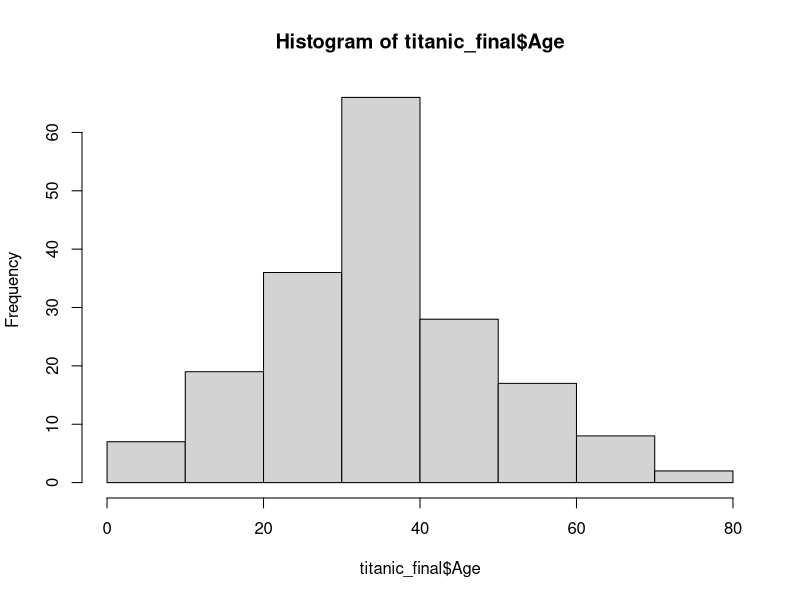
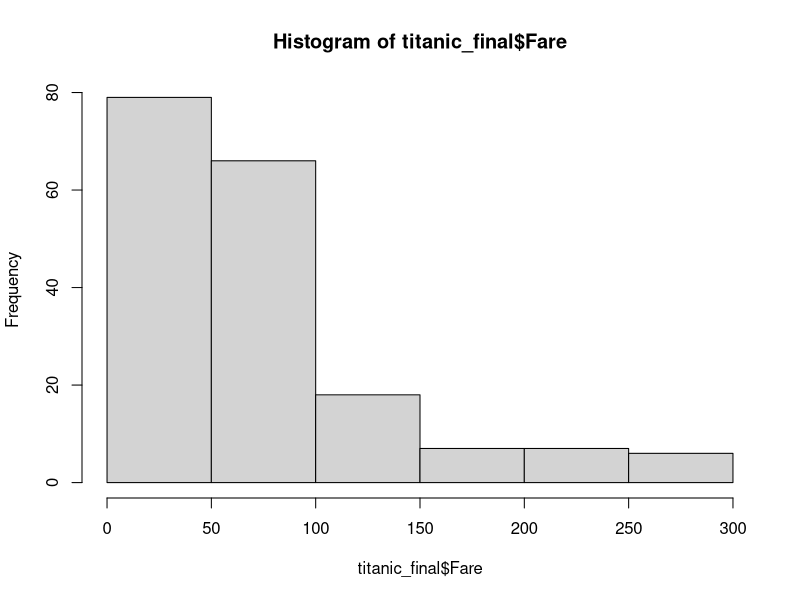
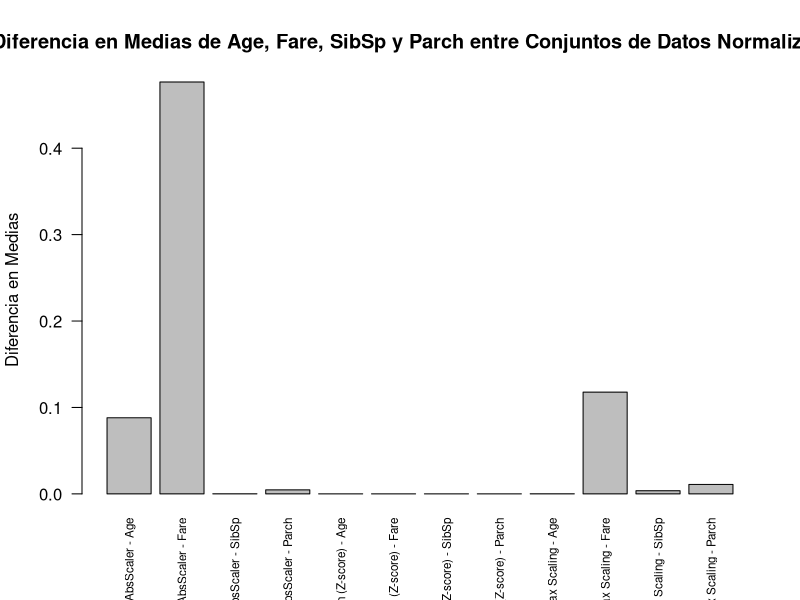

Source code (R) for these figures, in order:
## ---- chunk 1
knitr::opts_chunk$set(echo = TRUE)

library(caret)

titanic_MD <- read.csv("titanic_MD.csv")
titanic_og <- read.csv("titanic.csv")
str(titanic_MD)
summary(titanic_MD)

titanic_MD2 <- titanic_MD
titanic_MD3 <- titanic_MD
titanic_MD4 <- titanic_MD
titanic_final <- titanic_MD

## ---- chunk 2
#----*Parte 1*----
#1
missing_data_summary <- sapply(titanic_MD, function(x) sum(is.na(x)))
missing_data_summary
## ---- chunk 3
complete_rows <- complete.cases(titanic_MD)
num_complete_rows <- sum(complete_rows)
num_complete_rows

percentage_complete_rows <- (num_complete_rows / nrow(titanic_MD)) * 100
percentage_complete_rows
## ---- chunk 4
# 4
sex_table <- table(titanic_MD2$Sex)
sex_table
most_common_sex <- names(sex_table)[which.max(sex_table)]

count_question_marks <- sum(titanic_MD2$Sex == "?")
count_question_marks

count_male <- round(0.5152 * count_question_marks)
count_male
count_female <- count_question_marks - count_male
count_female

titanic_MD2$Sex <- ifelse(titanic_MD2$Sex == "?", ifelse(seq_along(titanic_MD2$Sex) <= count_male, "male", "female"), titanic_MD2$Sex)

#REGRESION
#Crear un modelo de regresión lineal para predecir Age
lm_age <- lm(Age ~ Pclass + SibSp, data = titanic_MD2)

#Predecir los valores de Age faltantes
predicted_age <- predict(lm_age, newdata = titanic_MD2)
titanic_MD2$Age[is.na(titanic_MD2$Age)] <- predicted_age[is.na(titanic_MD2$Age)]


#Crear un modelo de regresión lineal para predecir SibSp
lm_sibsp <- lm(SibSp ~ Pclass + Age, data = titanic_MD2)

#Predecir los valores de SibSp faltantes
predicted_sibsp <- predict(lm_sibsp, newdata = titanic_MD2)
titanic_MD2$SibSp[is.na(titanic_MD2$SibSp)] <- predicted_sibsp[is.na(titanic_MD2$SibSp)]


#Crear un modelo de regresión lineal para predecir Parch
lm_parch <- lm(Parch ~ Pclass + Age, data = titanic_MD2)

#Predecir los valores de Parch faltantes
predicted_parch <- predict(lm_parch, newdata = titanic_MD2)
titanic_MD2$Parch[is.na(titanic_MD2$Parch)] <- predicted_parch[is.na(titanic_MD2$Parch)]


#Crear un modelo de regresión lineal para predecir Fare
lm_fare <- lm(Fare ~ Pclass + Age + SibSp, data = titanic_MD2)

#Predecir los valores de Fare faltantes
predicted_fare <- predict(lm_fare, newdata = titanic_MD2)
titanic_MD2$Fare[is.na(titanic_MD2$Fare)] <- predicted_fare[is.na(titanic_MD2$Fare)]



missing_data_summary2 <- sapply(titanic_MD2, function(x) sum(is.na(x)))
missing_data_summary2

complete_rows2 <- complete.cases(titanic_MD2)
num_complete_rows2 <- sum(complete_rows2)
num_complete_rows2

#Porcentaje de filas completas
percentage_complete_rows2 <- (num_complete_rows2 / nrow(titanic_MD2)) * 100
percentage_complete_rows2



#IMPUTACION GENERAL

mode_sibsp <- names(sort(table(titanic_MD3$SibSp), decreasing = TRUE)[1])
titanic_MD3$SibSp[is.na(titanic_MD3$SibSp)] <- mode_sibsp

mode_parch <- names(sort(table(titanic_MD3$Parch), decreasing = TRUE)[1])
titanic_MD3$Parch[is.na(titanic_MD3$Parch)] <- mode_parch

#Calcular la moda de Parch
mode_parch <- names(sort(table(titanic_MD3$Parch), decreasing = TRUE)[1])

#Imputar valores faltantes en Parch
titanic_MD3$Parch[is.na(titanic_MD3$Parch)] <- mode_parch

#Calcular la mediana de Age
median_age <- median(titanic_MD3$Age, na.rm = TRUE)

#Imputar los valores faltantes de Age con la mediana
titanic_MD3$Age[is.na(titanic_MD3$Age)] <- median_age


#Calcular la moda de Fare
mode_fare <- as.numeric(names(sort(table(titanic_MD3$Fare), decreasing = TRUE)[1]))

#Imputar los valores faltantes de Fare con la moda
titanic_MD3$Fare[is.na(titanic_MD3$Fare)] <- mode_fare


missing_data_summary3 <- sapply(titanic_MD3, function(x) sum(is.na(x)))
missing_data_summary3

complete_rows3<- complete.cases(titanic_MD3)
num_complete_rows3 <- sum(complete_rows3)
num_complete_rows3

#Porcentaje de filas completas
percentage_complete_rows3 <- (num_complete_rows3 / nrow(titanic_MD3)) * 100
percentage_complete_rows3




#OUTLIERS

#Definir los percentiles
percentile_lower <- 2.5  #Puedes ajustar el percentil inferior según tus preferencias
percentile_upper <- 97.5  #Puedes ajustar el percentil superior según tus preferencias

#Calcular los percentiles para Fare
lower_threshold_fare <- quantile(titanic_MD4$Fare, percentile_lower / 100, na.rm = TRUE)
upper_threshold_fare <- quantile(titanic_MD4$Fare, percentile_upper / 100, na.rm = TRUE)

#Identificar y tratar outliers en Fare
titanic_MD4$Fare[titanic_MD4$Fare < lower_threshold_fare] <- lower_threshold_fare
titanic_MD4$Fare[titanic_MD4$Fare > upper_threshold_fare] <- upper_threshold_fare

#Calcular los percentiles para SibSp
lower_threshold_SibSp <- quantile(titanic_MD4$SibSp, percentile_lower / 100, na.rm = TRUE)
upper_threshold_SibSp <- quantile(titanic_MD4$SibSp, percentile_upper / 100, na.rm = TRUE)

#Identificar y tratar outliers en SibSp
titanic_MD4$SibSp[titanic_MD4$SibSp < lower_threshold_SibSp] <- lower_threshold_SibSp
titanic_MD4$SibSp[titanic_MD4$SibSp > upper_threshold_SibSp] <- upper_threshold_SibSp

#Calcular los percentiles para Parch
lower_threshold_Parch <- quantile(titanic_MD4$Parch, percentile_lower / 100, na.rm = TRUE)
upper_threshold_Parch <- quantile(titanic_MD4$Parch, percentile_upper / 100, na.rm = TRUE)

#Identificar y tratar outliers en Parch
titanic_MD4$Parch[titanic_MD4$Parch < lower_threshold_Parch] <- lower_threshold_Parch
titanic_MD4$Parch[titanic_MD4$Parch > upper_threshold_Parch] <- upper_threshold_Parch

#Calcular los percentiles para Age
lower_threshold_Age <- quantile(titanic_MD4$Age, percentile_lower / 100, na.rm = TRUE)
upper_threshold_Age <- quantile(titanic_MD4$Age, percentile_upper / 100, na.rm = TRUE)

#Identificar y tratar outliers en Age
titanic_MD4$Age[titanic_MD4$Age < lower_threshold_Age] <- lower_threshold_Age
titanic_MD4$Age[titanic_MD4$Age > upper_threshold_Age] <- upper_threshold_Age


missing_data_summary4 <- sapply(titanic_MD4, function(x) sum(is.na(x)))
missing_data_summary4

complete_rows4 <- complete.cases(titanic_MD4)
num_complete_rows4 <- sum(complete_rows4)
num_complete_rows4


#Porcentaje de filas completas
percentage_complete_rows4 <- (num_complete_rows4 / nrow(titanic_MD4)) * 100
percentage_complete_rows4

## ---- chunk 5
#Calcular RMSE para Age y Fare
rmse_age <- sqrt(mean((titanic_og$Age - titanic_MD2$Age[!is.na(titanic_og$Age)])^2, na.rm = TRUE))
rmse_age
rmse_fare <- sqrt(mean((titanic_og$Fare - titanic_MD2$Fare[!is.na(titanic_og$Fare)])^2, na.rm = TRUE))
rmse_fare
rmse_sibsp <- sqrt(mean((titanic_og$SibSp - titanic_MD2$SibSp[!is.na(titanic_og$SibSp)])^2, na.rm = TRUE))
rmse_sibsp
rmse_parch <- sqrt(mean((titanic_og$Parch - titanic_MD2$Parch[!is.na(titanic_og$Parch)])^2, na.rm = TRUE))
rmse_parch


#Calcular tasa de coincidencia para SibSp y Parch
coincidence_fare <- sum(titanic_og$Fare == titanic_MD3$Fare) / nrow(titanic_og)
coincidence_fare
coincidence_age <- sum(titanic_og$Age == titanic_MD3$Age) / nrow(titanic_og)
coincidence_age
coincidence_sibsp <- sum(titanic_og$SibSp == titanic_MD3$SibSp) / nrow(titanic_og)
coincidence_sibsp
coincidence_parch <- sum(titanic_og$Parch == titanic_MD3$Parch) / nrow(titanic_og)
coincidence_parch
## ---- chunk 6
#PRE-PROCESAMIENTO

sex_table <- table(titanic_final$Sex)
sex_table
most_common_sex <- names(sex_table)[which.max(sex_table)]

count_question_marks <- sum(titanic_final$Sex == "?")
count_question_marks

count_male <- round(0.5152 * count_question_marks)
count_male
count_female <- count_question_marks - count_male
count_female

titanic_final$Sex <- ifelse(titanic_final$Sex == "?", ifelse(seq_along(titanic_final$Sex)
                                                             <= count_male, "male", "female"), titanic_final$Sex)


median_age <- median(titanic_final$Age, na.rm = TRUE)
titanic_final$Age[is.na(titanic_final$Age)] <- median_age



z_scores <- scale(titanic_final$Fare)
threshold <- 3
outliers <- which(abs(z_scores) > threshold)
titanic_final$Fare[outliers] <- NA 

mode_fare <- as.numeric(names(sort(table(titanic_final$Fare), decreasing = TRUE)[1]))
titanic_final$Fare[is.na(titanic_final$Fare)] <- mode_fare



mode_sibsp <- names(sort(table(titanic_final$SibSp), decreasing = TRUE)[1])
titanic_final$SibSp[is.na(titanic_final$SibSp)] <- mode_sibsp

mode_parch <- names(sort(table(titanic_final$Parch), decreasing = TRUE)[1])
titanic_final$Parch[is.na(titanic_final$Parch)] <- mode_parch

missing_data_summary_final<- sapply(titanic_final, function(x) sum(is.na(x)))
missing_data_summary_final

complete_rows_final <- complete.cases(titanic_final)
num_complete_rows_final <- sum(complete_rows_final)
num_complete_rows_final

percentage_complete_rows_final <- (num_complete_rows_final / nrow(titanic_final)) * 100
percentage_complete_rows_final
## ---- chunk 7
#Normalizar
data <- titanic_final[, c("Age", "Fare", "SibSp", "Parch")]
data <- as.data.frame(lapply(data, as.numeric))

#a. Standarization (Z-score)
preproc_stand <- preProcess(data, method = c("center", "scale"))
data_stand <- predict(preproc_stand, newdata = data)

#b. Min-Max Scaling
preproc_minmax <- preProcess(data, method = c("range"))
data_minmax <- predict(preproc_minmax, newdata = data)

#Calcular los valores máximos absolutos para cada columna
max_abs_values <- apply(data, 2, function(x) max(abs(x), na.rm = TRUE))

#Asegurarse de que los valores máximos absolutos no sean cero
max_abs_values[max_abs_values == 0] <- 1

#Realizar la normalización MaxAbsScaler
data_maxabs <- data / max_abs_values

print("MaxAbsScaler")
head(data_maxabs)
print("Standarization (Z-score)")
head(data_stand)
print("Min-Max Scaling")
head(data_minmax)



#2
titanic_data_subset <- titanic_og[, c("Age", "Fare", "SibSp", "Parch")]
#Normalización MaxAbsScaler
max_abs_values_complete <- apply(titanic_data_subset, 2, function(x) max(abs(x), na.rm = TRUE))
max_abs_values_complete[max_abs_values_complete == 0] <- 1
titanic_data_maxabs <- titanic_data_subset / max_abs_values_complete

#Normalización Z-score (Standarization)
preproc_stand_complete <- preProcess(titanic_data_subset, method = c("center", "scale"))
titanic_data_stand <- predict(preproc_stand_complete, newdata = titanic_data_subset)

#Normalización Min-Max Scaling
preproc_minmax_complete <- preProcess(titanic_data_subset, method = c("range"))
titanic_data_minmax <- predict(preproc_minmax_complete, newdata = titanic_data_subset)

#Estadísticos de los datos normalizados
stats_data_maxabs <- summary(data_maxabs)
stats_data_stand <- summary(data_stand)
stats_data_minmax <- summary(data_minmax)

#Estadísticos de la data completa normalizada
stats_titanic_maxabs <- summary(titanic_data_maxabs)
stats_titanic_stand <- summary(titanic_data_stand)
stats_titanic_minmax <- summary(titanic_data_minmax)

#Calcular las medias (promedios) para Age, Fare, SibSp y Parch en cada conjunto de datos normalizado
mean_data_maxabs_age <- mean(data_maxabs$Age, na.rm = TRUE)
mean_data_stand_age <- mean(data_stand$Age, na.rm = TRUE)
mean_data_minmax_age <- mean(data_minmax$Age, na.rm = TRUE)

mean_titanic_maxabs_age <- mean(titanic_data_maxabs$Age, na.rm = TRUE)
mean_titanic_stand_age <- mean(titanic_data_stand$Age, na.rm = TRUE)
mean_titanic_minmax_age <- mean(titanic_data_minmax$Age, na.rm = TRUE)

mean_data_maxabs_fare <- mean(data_maxabs$Fare, na.rm = TRUE)
mean_data_stand_fare <- mean(data_stand$Fare, na.rm = TRUE)
mean_data_minmax_fare <- mean(data_minmax$Fare, na.rm = TRUE)

mean_titanic_maxabs_fare <- mean(titanic_data_maxabs$Fare, na.rm = TRUE)
mean_titanic_stand_fare <- mean(titanic_data_stand$Fare, na.rm = TRUE)
mean_titanic_minmax_fare <- mean(titanic_data_minmax$Fare, na.rm = TRUE)

mean_data_maxabs_sibsp <- mean(data_maxabs$SibSp, na.rm = TRUE)
mean_data_stand_sibsp <- mean(data_stand$SibSp, na.rm = TRUE)
mean_data_minmax_sibsp <- mean(data_minmax$SibSp, na.rm = TRUE)

mean_titanic_maxabs_sibsp <- mean(titanic_data_maxabs$SibSp, na.rm = TRUE)
mean_titanic_stand_sibsp <- mean(titanic_data_stand$SibSp, na.rm = TRUE)
mean_titanic_minmax_sibsp <- mean(titanic_data_minmax$SibSp, na.rm = TRUE)

mean_data_maxabs_parch <- mean(data_maxabs$Parch, na.rm = TRUE)
mean_data_stand_parch <- mean(data_stand$Parch, na.rm = TRUE)
mean_data_minmax_parch <- mean(data_minmax$Parch, na.rm = TRUE)

mean_titanic_maxabs_parch <- mean(titanic_data_maxabs$Parch, na.rm = TRUE)
mean_titanic_stand_parch <- mean(titanic_data_stand$Parch, na.rm = TRUE)
mean_titanic_minmax_parch <- mean(titanic_data_minmax$Parch, na.rm = TRUE)



## ---- chunk 8
#Comparación de medias (promedios) para Age, Fare, SibSp y Parch en MaxAbsScaler
mean_difference_maxabs_age <- abs(mean_data_maxabs_age - mean_titanic_maxabs_age)
mean_difference_maxabs_age
mean_difference_maxabs_fare <- abs(mean_data_maxabs_fare - mean_titanic_maxabs_fare)
mean_difference_maxabs_fare
mean_difference_maxabs_sibsp <- abs(mean_data_maxabs_sibsp - mean_titanic_maxabs_sibsp)
mean_difference_maxabs_sibsp
mean_difference_maxabs_parch <- abs(mean_data_maxabs_parch - mean_titanic_maxabs_parch)
mean_difference_maxabs_parch

#Comparación de medias (promedios) para Age, Fare, SibSp y Parch en Standarization (Z-score)
mean_difference_stand_age <- abs(mean_data_stand_age - mean_titanic_stand_age)
mean_difference_stand_age
mean_difference_stand_fare <- abs(mean_data_stand_fare - mean_titanic_stand_fare)
mean_difference_stand_fare
mean_difference_stand_sibsp <- abs(mean_data_stand_sibsp - mean_titanic_stand_sibsp)
mean_difference_stand_sibsp
mean_difference_stand_parch <- abs(mean_data_stand_parch - mean_titanic_stand_parch)
mean_difference_stand_parch

#Comparación de medias (promedios) para Age, Fare, SibSp y Parch en Min-Max Scaling
mean_difference_minmax_age <- abs(mean_data_minmax_age - mean_titanic_minmax_age)
mean_difference_minmax_age
mean_difference_minmax_fare <- abs(mean_data_minmax_fare - mean_titanic_minmax_fare)
mean_difference_minmax_fare
mean_difference_minmax_sibsp <- abs(mean_data_minmax_sibsp - mean_titanic_minmax_sibsp)
mean_difference_minmax_sibsp
mean_difference_minmax_parch <- abs(mean_data_minmax_parch - mean_titanic_minmax_parch)
mean_difference_minmax_parch

hist(titanic_final$Age)
hist(titanic_final$Fare)

barplot(
  c(
    mean_difference_maxabs_age, mean_difference_maxabs_fare, mean_difference_maxabs_sibsp, mean_difference_maxabs_parch,
    mean_difference_stand_age, mean_difference_stand_fare, mean_difference_stand_sibsp, mean_difference_stand_parch,
    mean_difference_minmax_age, mean_difference_minmax_fare, mean_difference_minmax_sibsp, mean_difference_minmax_parch
  ),
  names.arg = c(
    "MaxAbsScaler - Age", "MaxAbsScaler - Fare", "MaxAbsScaler - SibSp", "MaxAbsScaler - Parch",
    "Standarization (Z-score) - Age", "Standarization (Z-score) - Fare", "Standarization (Z-score) - SibSp", "Standarization (Z-score) - Parch",
    "Min-Max Scaling - Age", "Min-Max Scaling - Fare", "Min-Max Scaling - SibSp", "Min-Max Scaling - Parch"
  ),
  main = "Diferencia en Medias de Age, Fare, SibSp y Parch entre Conjuntos de Datos Normalizados",
  ylab = "Diferencia en Medias",
  las = 2,
  cex.names = 0.7 
)


